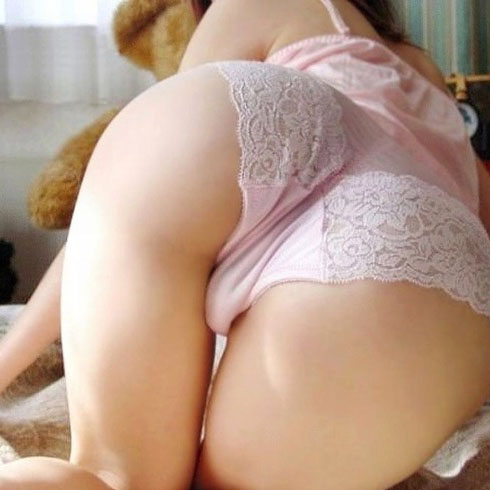
#> input picture Python Programming Tutorial/46 - Awesome Merge Effect/baby.jpg, 490 x 490 px
$ python main.py
#> lines starting #> are read from the running program, lines starting #| are printed output that depends on the picture
#!/usr/bin/env python
# -*- coding: UTF-8 -*-
__author__ = "Sigai"
'''图像合并效果'''
from PIL import Image

baby = Image.open('baby.jpg')
#> baby is the input picture: PIL image 490x490 RGB; mean R, G, B 184.3, 155.5, 137.8
girl = Image.open('girl.jpg')
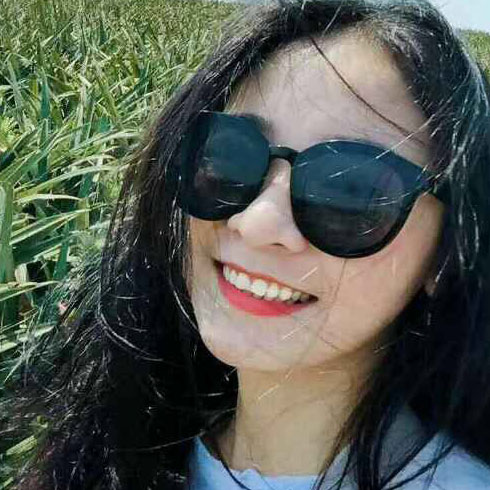
#> input picture Python Programming Tutorial/46 - Awesome Merge Effect/girl.jpg, 490 x 490 px
#> girl is the input picture: PIL image 490x490 RGB; mean R, G, B 83.3, 88.9, 79.7
r1, g1 ,b1 = baby.split()
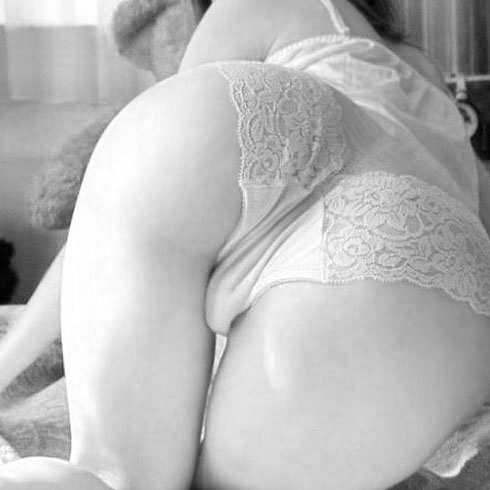
#> r1: PIL image 490x490 L; min 0, max 255, mean 184.3
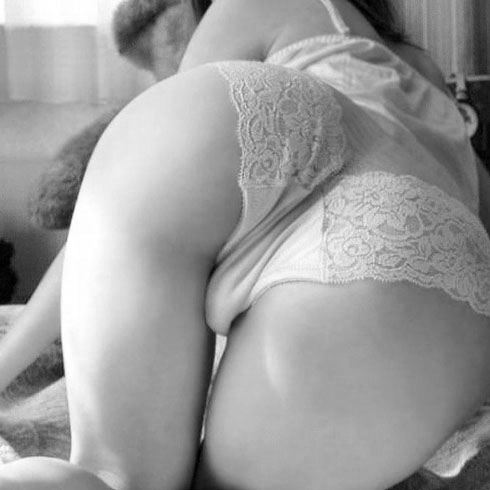
#> g1: PIL image 490x490 L; min 0, max 255, mean 155.5
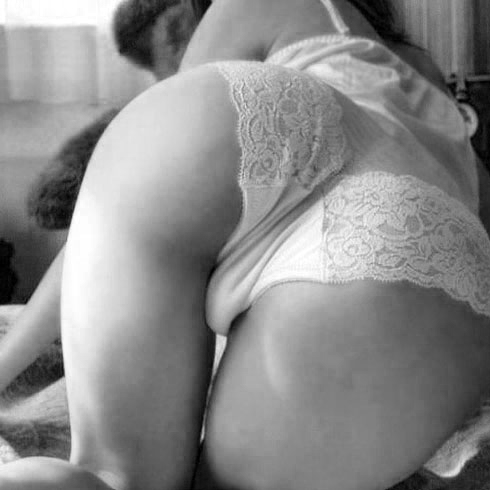
#> b1: PIL image 490x490 L; min 0, max 255, mean 137.8
r2, g2, b2 = girl.split()
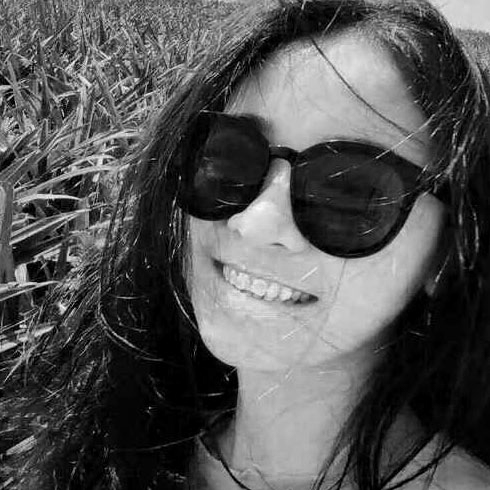
#> r2: PIL image 490x490 L; min 0, max 255, mean 83.3
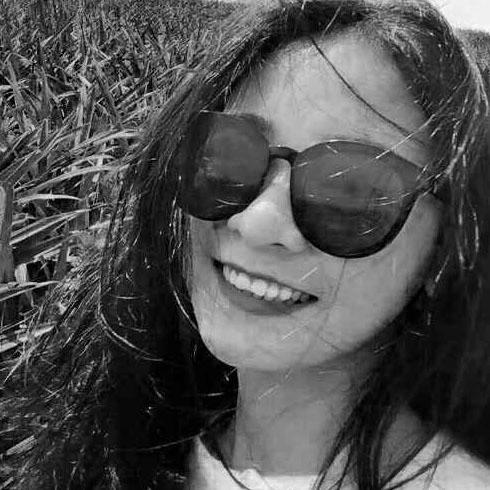
#> b2: PIL image 490x490 L; min 0, max 254, mean 79.7
# new_img = Image.merge('RGB',(b,g,r))

new_img = Image.merge('RGB',(g2,g1,b2))
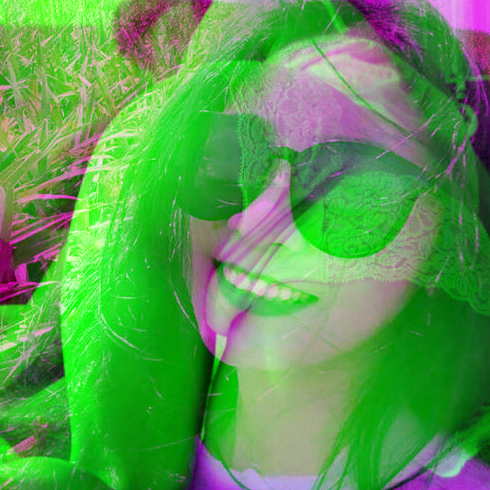
#> new_img: PIL image 490x490 RGB; mean R, G, B 88.9, 155.5, 79.7
new_img.show()
